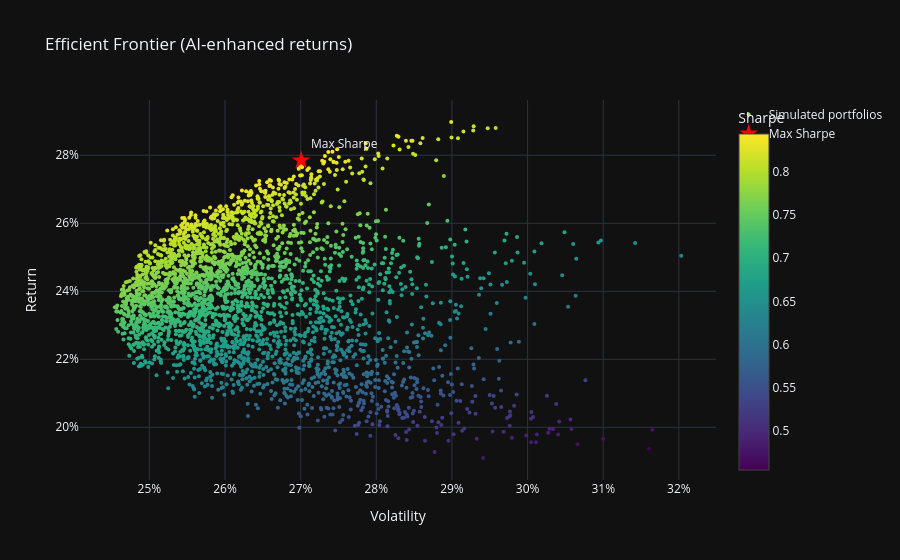

Notebook source saved alongside this figure:
### Markdown cell above
---
## Phase 3 — Portfolio Optimisation (Efficient Frontier)

### Code cell
from scipy.optimize import minimize

mu_annual  = rets.mean() * 252
cov_annual = rets.cov()  * 252
n          = len(TICKERS)

# --- Sentiment boost: nudge expected returns with NLP score ---
# (Positive sentiment → +1 % to all tickers as a simple proxy)
sentiment_boost = portfolio_sentiment * 0.01
mu_ai = mu_annual + sentiment_boost
print(f'Sentiment boost applied: {sentiment_boost:+.4f} per ticker')

def portfolio_stats(w):
    ret  = w @ mu_ai
    vol  = np.sqrt(w @ cov_annual @ w)
    sharpe = (ret - RISK_FREE) / vol
    return ret, vol, sharpe

def neg_sharpe(w): return -portfolio_stats(w)[2]

constraints = {'type': 'eq', 'fun': lambda w: w.sum() - 1}
bounds      = [(0, 1)] * n
w0          = np.ones(n) / n

# Max-Sharpe portfolio
opt = minimize(neg_sharpe, w0, method='SLSQP',
               bounds=bounds, constraints=constraints)
w_sharpe = opt.x

# Efficient frontier (Monte Carlo random portfolios)
N_SIM = 3000
sim_w = np.random.dirichlet(np.ones(n), N_SIM)
sim_stats = np.array([portfolio_stats(w) for w in sim_w])   # (ret, vol, sharpe)

fig = go.Figure()
fig.add_trace(go.Scatter(
    x=sim_stats[:, 1], y=sim_stats[:, 0],
    mode='markers',
    marker=dict(color=sim_stats[:, 2], colorscale='Viridis', size=4,
                showscale=True, colorbar=dict(title='Sharpe')),
    name='Simulated portfolios'
))
r_opt, v_opt, s_opt = portfolio_stats(w_sharpe)
fig.add_trace(go.Scatter(
    x=[v_opt], y=[r_opt], mode='markers+text',
    marker=dict(color='red', size=14, symbol='star'),
    text=['Max Sharpe'], textposition='top right', name='Max Sharpe'
))
fig.update_layout(title='Efficient Frontier (AI-enhanced returns)',
                  xaxis_title='Volatility', yaxis_title='Return',
                  xaxis_tickformat='.0%', yaxis_tickformat='.0%',
                  template='plotly_dark')
fig.show()

print('\n📌 Optimal weights (Max-Sharpe):')
for t, w in zip(TICKERS, w_sharpe):
    print(f'  {t}: {w:.1%}')
print(f'\n  Return: {r_opt:.2%}  |  Vol: {v_opt:.2%}  |  Sharpe: {s_opt:.2f}')

### Figure 1 — Plotly figure (JSON) as saved in the notebook; plotly's stock layout.template omitted (floating-point values rounded to 4 significant figures; data arrays with more than 128 entries replaced by an {"elided": "..."} marker saying what was removed)
{"data": [{"marker": {"color": {"elided": "3000 float values"}, "colorbar": {"title": {"text": "Sharpe"}}, "colorscale": [[0, "#440154"], [0.1111, "#482878"], [0.2222, "#3e4989"], [0.3333, "#31688e"], [0.4444, "#26828e"], [0.5556, "#1f9e89"], [0.6667, "#35b779"], [0.7778, "#6ece58"], [0.8889, "#b5de2b"], [1, "#fde725"]], "showscale": true, "size": 4}, "mode": "markers", "name": "Simulated portfolios", "type": "scatter", "x": {"elided": "3000 float values"}, "y": {"elided": "3000 float values"}}, {"marker": {"color": "red", "size": 14, "symbol": "star"}, "mode": "markers+text", "name": "Max Sharpe", "text": ["Max Sharpe"], "textposition": "top right", "type": "scatter", "x": [0.2701], "y": [0.2785]}], "layout": {"title": {"text": "Efficient Frontier (AI-enhanced returns)"}, "xaxis": {"tickformat": ".0%", "title": {"text": "Volatility"}}, "yaxis": {"tickformat": ".0%", "title": {"text": "Return"}}}}
